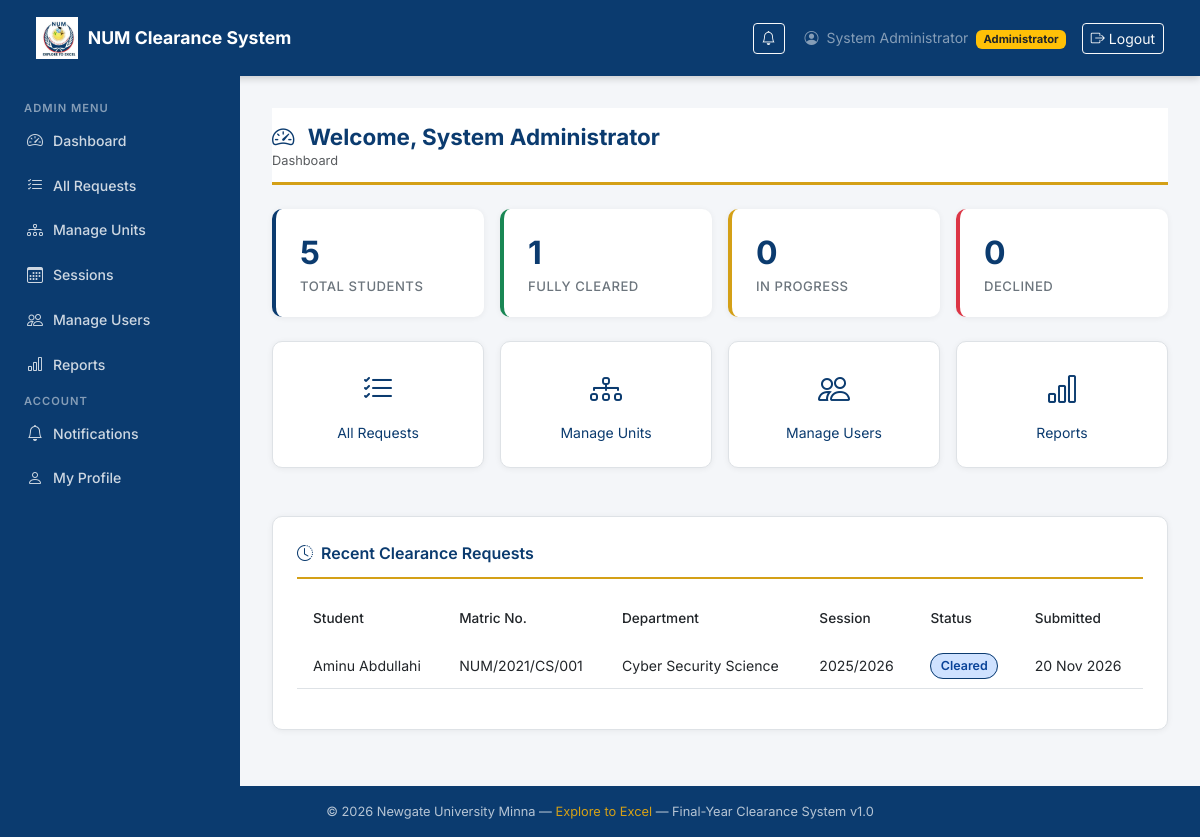
The app's page /dashboard/ (signed in), older data.
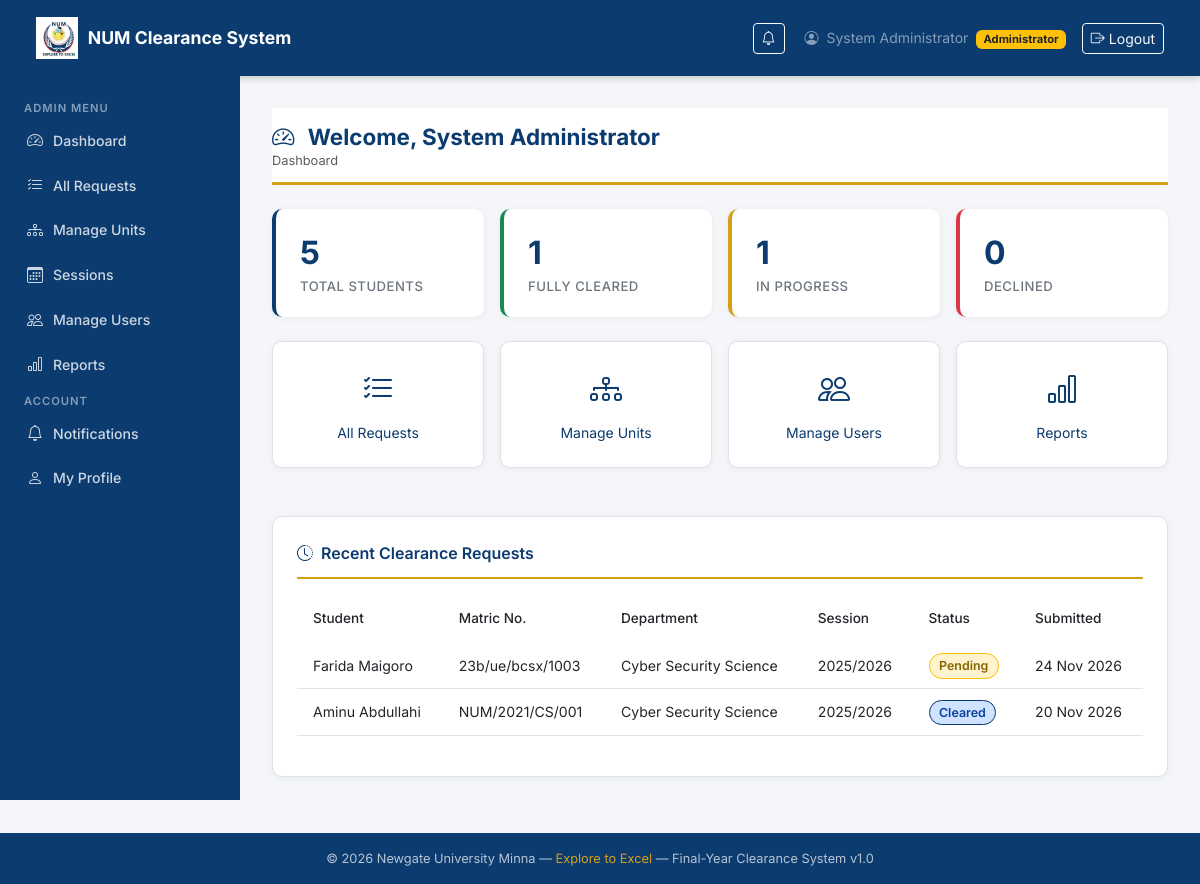
The same page, newer data.
### clearance/models.py (models this page shows, shortened)
class ClearanceRequest(models.Model):
    STATUS_CHOICES = [
        ('pending',  'Pending'),
        ('cleared',  'Cleared'),
        ('declined', 'Declined'),
    ]
    student             = models.ForeignKey(
                            settings.AUTH_USER_MODEL,
                            on_delete=models.CASCADE,
                            related_name='clearance_requests',
                            limit_choices_to={'role': 'student'}
                          )
    session_year        = models.CharField(max_length=20)   # e.g. 2024/2025
    status              = models.CharField(max_length=10, choices=STATUS_CHOICES, default='pending')
    bursary_confirmed   = models.BooleanField(default=False)
    bursary_confirmed_by = models.ForeignKey(
                            settings.AUTH_USER_MODEL,
                            on_delete=models.SET_NULL,
                            null=True, blank=True,
                            related_name='bursary_confirmations',
                            limit_choices_to={'role': 'bursary'}
                          )
    bursary_confirmed_at = models.DateTimeField(null=True, blank=True)
    current_unit        = models.ForeignKey(
                            Unit,
                            on_delete=models.SET_NULL,
                            null=True, blank=True,
                            related_name='current_requests'
                          )
    submitted_at        = models.DateTimeField(auto_now_add=True)
    completed_at        = models.DateTimeField(null=True, blank=True)
    class Meta:
        unique_together = ('student', 'session_year')
        ordering = ['-submitted_at']

### accounts/models.py (models this page shows, shortened)
class CustomUser(AbstractUser):
    ROLE_CHOICES = [
        ('student',      'Student'),
        ('bursary',      'Bursary Officer'),
        ('unit_officer', 'Unit Officer'),
        ('admin',        'Administrator'),
    ]
    role            = models.CharField(max_length=20, choices=ROLE_CHOICES, default='student')
    matric_number   = models.CharField(max_length=20, blank=True, null=True, unique=True)
    department      = models.CharField(max_length=100, blank=True, null=True)
    phone           = models.CharField(max_length=15, blank=True, null=True)
    is_verified     = models.BooleanField(default=False)
    @property
    def is_student(self):
        return self.role == 'student'
    @property
    def is_bursary(self):
        return self.role == 'bursary'
    @property
    def is_unit_officer(self):
        return self.role == 'unit_officer'
    @property
    def is_admin_user(self):
        return self.role == 'admin'

### accounts/views.py (the view, shortened to what this page needs)
# urls.py: path('dashboard/', account_views.dashboard_view, name='dashboard'),
@login_required
def dashboard_view(request):
    from clearance.models import ClearanceRequest, Approval, Unit
    from django.utils import timezone
    context = {}
    if request.user.is_student:
        try:
            cr = ClearanceRequest.objects.get(student=request.user)
            approvals      = cr.approvals.select_related('unit').all()
            units_total    = approvals.count()
            units_approved = approvals.filter(status='approved').count()
            units_pending  = approvals.filter(status='pending').count()
            progress_percent = int((units_approved / units_total) * 100) \
                               if units_total > 0 else 0
            if cr.status == 'cleared':
                status_display = 'Cleared'
            elif cr.status == 'declined':
                status_display = 'Declined'
            elif not cr.bursary_confirmed:
                status_display = 'Awaiting Bursary'
            else:
                status_display = 'In Progress'
            context.update({
                'clearance_request': cr,
                'approvals':         approvals,
                'units_total':       units_total,
                'units_approved':    units_approved,
                'units_pending':     units_pending,
                'progress_percent':  progress_percent,
                'request_status':    status_display,
            })
        except ClearanceRequest.DoesNotExist:
            context['clearance_request'] = None
    elif request.user.is_admin_user:
        recent = ClearanceRequest.objects.select_related(
                   'student'
                 ).order_by('-submitted_at')[:10]
        context.update({
            'total_students':  User.objects.filter(role='student').count(),
            'cleared_count':   ClearanceRequest.objects.filter(
                                 status='cleared').count(),
            'pending_count':   ClearanceRequest.objects.filter(
                                 status='pending').count(),
            'declined_count':  ClearanceRequest.objects.filter(
                                 status='declined').count(),
            'recent_requests': recent,
        })
    return render(request, 'clearance/dashboard.html', context)

### clearance/templatetags/clearance_tags.py (called while the page is built)
@register.simple_tag
def unread_count(user):
    if not user or not user.is_authenticated:
        return 0
    return Notification.objects.filter(
        user=user,
        is_read=False
    ).count()

### templates/clearance/dashboard.html (shortened to what the changed rows need)
{% extends 'base.html' %}
{% load static %}
{% block content %}
<div class="page-header">
  <h1>
    <i class="bi bi-speedometer2 me-2"></i>
    Welcome, {{ user.get_full_name|default:user.username }}
  </h1>
</div>
{% if user.is_student %}
  <div class="row g-3 mb-4">
    <div class="col-sm-6 col-lg-3">
      <div class="stat-card">
        <div class="stat-number">{{ request_status|default:"—" }}</div>
        <div class="stat-label">Clearance Status</div>
      </div>
    </div>
    <div class="col-sm-6 col-lg-3">
      <div class="stat-card green">
        <div class="stat-number">{{ units_approved|default:"0" }}</div>
        <div class="stat-label">Units Approved</div>
      </div>
    </div>
    <div class="col-sm-6 col-lg-3">
      <div class="stat-card gold">
        <div class="stat-number">{{ units_pending|default:"0" }}</div>
        <div class="stat-label">Units Pending</div>
      </div>
    </div>
    <div class="col-sm-6 col-lg-3">
      <div class="stat-card red">
        <div class="stat-number">{{ units_total|default:"0" }}</div>
        <div class="stat-label">Total Units</div>
      </div>
    </div>
  </div>
  <div class="num-card">
    <div class="card-title">
      <i class="bi bi-clipboard2-check me-2"></i>Clearance Progress
    </div>
    {% if clearance_request %}
      <div class="mb-4">
        <div class="d-flex justify-content-between small mb-1">
          <span class="fw-600 text-navy">Overall Progress</span>
          <span class="fw-bold" style="color:var(--num-navy);">
            {{ units_approved }}/{{ units_total }} units
          </span>
        </div>
        <div class="progress" style="height:12px; border-radius:10px;">
          <div class="progress-bar"
               role="progressbar"
               style="width:{{ progress_percent }}%;
                      background-color:var(--num-navy);
                      border-radius:10px;"
               aria-valuenow="{{ progress_percent }}"
               aria-valuemin="0" aria-valuemax="100">
          </div>
        </div>
      </div>
      <div class="row g-3">
        {% for approval in approvals %}
          <div class="col-md-6">
            <div class="d-flex align-items-center p-3 rounded"
                 style="background:#f8f9fa; border:1px solid var(--num-border);">
              <div class="me-3">
                {% if approval.status == 'approved' %}
                  <i class="bi bi-check-circle-fill fs-4"
                     style="color:var(--num-green);"></i>
                {% elif approval.status == 'declined' %}
                  <i class="bi bi-x-circle-fill fs-4"
                     style="color:var(--num-red);"></i>
                {% else %}
                  <i class="bi bi-clock fs-4"
                     style="color:#d4a017;"></i>
                {% endif %}
              </div>
              <div class="flex-grow-1">
                <div class="fw-600 small" style="color:var(--num-navy);">
                  {{ approval.unit.name }}
                </div>
                <div class="small text-muted">
                  {% if approval.status == 'approved' %}
                    Approved
                    {% if approval.actioned_at %}
                      · {{ approval.actioned_at|date:"d M Y" }}
                    {% endif %}
                  {% elif approval.status == 'declined' %}
                    Declined
                    {% if approval.remarks %}
                      · {{ approval.remarks|truncatechars:40 }}
                    {% endif %}
                  {% else %}
                    Awaiting approval
                  {% endif %}
                </div>
              </div>
              <span class="status-badge badge-{{ approval.status }}">
                {{ approval.status|capfirst }}
              </span>
            </div>
          </div>
        {% endfor %}
      </div>
      <div class="mt-4 d-flex gap-2 flex-wrap">
        <a href="{% url 'clearance:status' %}"
           class="btn btn-num">
          <i class="bi bi-eye me-2"></i>View Full Status
        </a>
        {% if clearance_request.status == 'cleared' %}
          <a href="{% url 'clearance:download_certificate' clearance_request.pk %}"
             class="btn btn-gold">
            <i class="bi bi-download me-2"></i>Download Certificate
          </a>
        {% endif %}
      </div>
    {% else %}
      <div class="text-center py-5">
        <i class="bi bi-send" style="font-size:3rem; color:var(--num-navy);
                                      opacity:0.3;"></i>
        <p class="mt-3 text-muted">
          You have not submitted a clearance request yet.
        </p>
        <a href="{% url 'clearance:submit' %}" class="btn btn-num mt-2">
          <i class="bi bi-send me-2"></i>Submit Clearance Request
        </a>
      </div>
    {% endif %}
  </div>
{% elif user.is_admin_user %}
  <div class="row g-3 mb-4">
    <div class="col-sm-6 col-lg-3">
      <div class="stat-card">
        <div class="stat-number">{{ total_students|default:"0" }}</div>
        <div class="stat-label">Total Students</div>
      </div>
    </div>
    <div class="col-sm-6 col-lg-3">
      <div class="stat-card green">
        <div class="stat-number">{{ cleared_count|default:"0" }}</div>
        <div class="stat-label">Fully Cleared</div>
      </div>
    </div>
    <div class="col-sm-6 col-lg-3">
      <div class="stat-card gold">
        <div class="stat-number">{{ pending_count|default:"0" }}</div>
        <div class="stat-label">In Progress</div>
      </div>
    </div>
    <div class="col-sm-6 col-lg-3">
      <div class="stat-card red">
        <div class="stat-number">{{ declined_count|default:"0" }}</div>
        <div class="stat-label">Declined</div>
      </div>
    </div>
  </div>
  <div class="row g-3 mb-4">
    <div class="col-md-3">
      <a href="{% url 'clearance:admin_requests' %}"
         class="num-card text-decoration-none d-block text-center py-4">
        <i class="bi bi-list-check fs-2"
           style="color:var(--num-navy);"></i>
        <div class="mt-2 fw-600 small"
             style="color:var(--num-navy);">All Requests</div>
      </a>
    </div>
    <div class="col-md-3">
      <a href="{% url 'clearance:admin_units' %}"
         class="num-card text-decoration-none d-block text-center py-4">
        <i class="bi bi-diagram-3 fs-2"
           style="color:var(--num-navy);"></i>
        <div class="mt-2 fw-600 small"
             style="color:var(--num-navy);">Manage Units</div>
      </a>
    </div>
    <div class="col-md-3">
      <a href="{% url 'accounts:manage_users' %}"
         class="num-card text-decoration-none d-block text-center py-4">
        <i class="bi bi-people fs-2"
           style="color:var(--num-navy);"></i>
        <div class="mt-2 fw-600 small"
             style="color:var(--num-navy);">Manage Users</div>
      </a>
    </div>
    <div class="col-md-3">
      <a href="{% url 'clearance:reports' %}"
         class="num-card text-decoration-none d-block text-center py-4">
        <i class="bi bi-bar-chart fs-2"
           style="color:var(--num-navy);"></i>
        <div class="mt-2 fw-600 small"
             style="color:var(--num-navy);">Reports</div>
      </a>
    </div>
  </div>
  <div class="num-card">
    <div class="card-title">
      <i class="bi bi-clock-history me-2"></i>Recent Clearance Requests
    </div>
    {% if recent_requests %}
      <div class="table-responsive">
        <table class="table num-table">
          <thead>
            <tr>
              <th>Student</th>
              <th>Matric No.</th>
              <th>Department</th>
              <th>Session</th>
              <th>Status</th>
              <th>Submitted</th>
            </tr>
          </thead>
          <tbody>
            {% for req in recent_requests %}
              <tr>
                <td>{{ req.student.get_full_name }}</td>
                <td>{{ req.student.matric_number }}</td>
                <td>{{ req.student.department }}</td>
                <td>{{ req.session_year }}</td>
                <td>
                  <span class="status-badge badge-{{ req.status }}">
                    {{ req.get_status_display }}
                  </span>
                </td>
                <td>{{ req.submitted_at|date:"d M Y" }}</td>
              </tr>
            {% endfor %}
          </tbody>
        </table>
      </div>
    {% else %}
      <div class="text-center py-4 text-muted">
        <i class="bi bi-inbox fs-2"></i>
        <p class="mt-2">No clearance requests yet.</p>
      </div>
    {% endif %}
  </div>
{% endif %}
{% endblock %}

Row changes from the older to the newer data that the page shows:
added ClearanceRequest: student.get_full_name "Farida Maigoro", student.matric_number "23b/ue/bcsx/1003", student.department "Cyber Security Science", session_year "2025/2026", status "Pending", submitted_at "24 Nov 2026"
Text that changed along with them:
{{ pending_count|default:"0" }}: "0" → "1"
